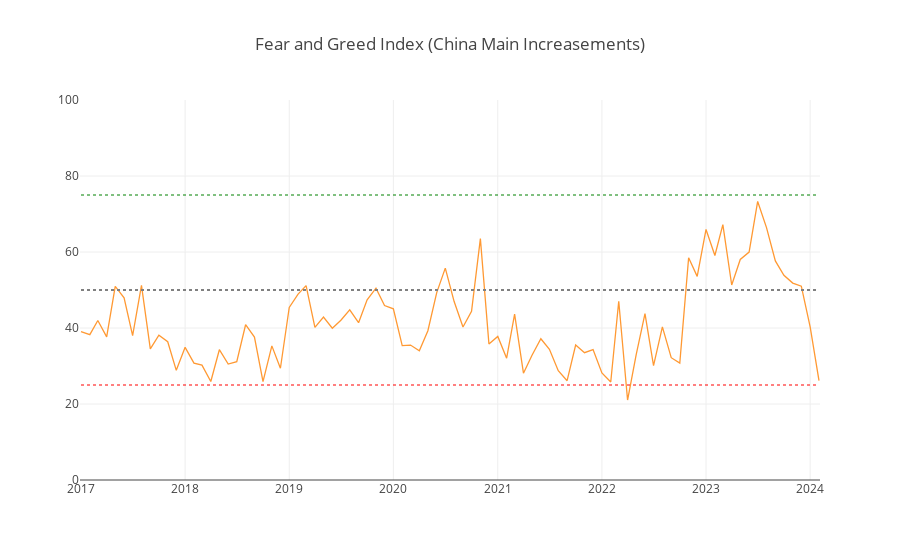

Write notebook code for a chart like this one.
### Code cell
layout = {
    'shapes': [
        {
            'type': 'line',
            'x0': cnn.index.min(),
            'y0': 75,  # 指定线的y值
            'x1': cnn.index.max(),
            'y1': 75,  # 线的y值保持不变，因为这是一条水平线
            'line': {
                'color': 'green',
                'width': 1,
                'dash': 'dot',  # 线的样式（实线、虚线等）
            },
        },
        {
            'type': 'line',
            'x0': cnn.index.min(),
            'y0': 50,  # 指定线的y值
            'x1': cnn.index.max(),
            'y1': 50,  # 线的y值保持不变，因为这是一条水平线
            'line': {
                'color': 'gray',
                'width': 2,
                'dash': 'dot',  # 线的样式（实线、虚线等）
            },
        },
        {
            'type': 'line',
            'x0': cnn.index.min(),
            'y0': 25,  # 指定线的y值
            'x1': cnn.index.max(),
            'y1': 25,  # 线的y值保持不变，因为这是一条水平线
            'line': {
                'color': 'red',
                'width': 1,
                'dash': 'dot',  # 线的样式（实线、虚线等）
            },
        }
    ],
    'yaxis': {
        'range': [0, 100]  # 设置y轴的最小值和最大值
    },
    'y0': 50,  # 指定线的y值
    'title': 'Fear and Greed Index (China Main Increasements)'
}

cnn['Fear_Greed_Index'].iplot(kind='line', layout=layout)
